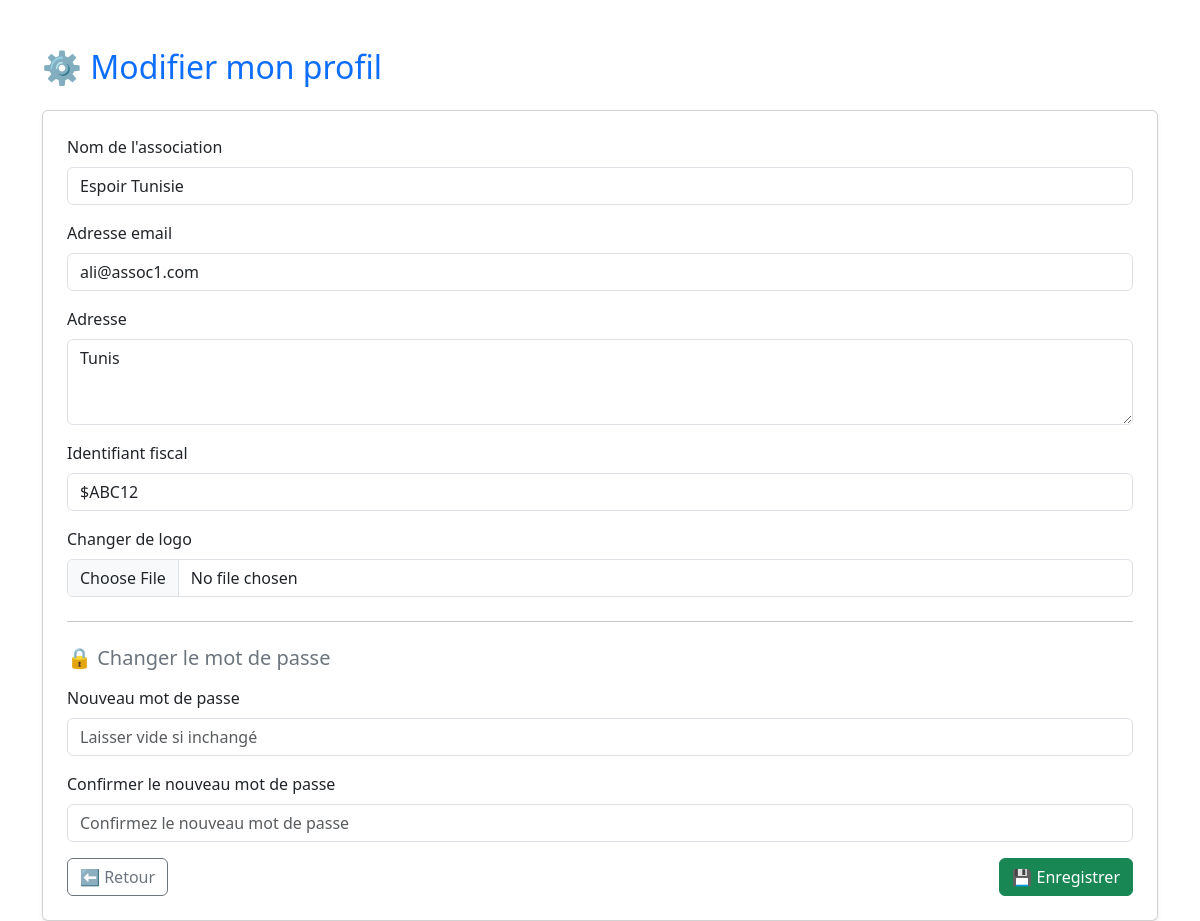
Page /modifier_profil_assoc.php (signed in) on the committed database.
### tables this page shows
CREATE TABLE IF NOT EXISTS `association` (
  `id` int NOT NULL AUTO_INCREMENT,
  `nom` varchar(100) DEFAULT NULL,
  `prenom` varchar(100) DEFAULT NULL,
  `email` varchar(100) DEFAULT NULL,
  `cin` char(8) DEFAULT NULL,
  `nom_association` varchar(100) DEFAULT NULL,
  `adresse_association` text,
  `identifiant_fiscal` varchar(10) DEFAULT NULL,
  `logo` longblob,
  `pseudo` varchar(50) DEFAULT NULL,
  `mot_de_passe` varchar(100) DEFAULT NULL,
  PRIMARY KEY (`id`)
);

### modifier_profil_assoc.php (the view, shortened to what this page needs)
<?php
include 'config.php';
$id = $_SESSION['user_id'];
$stmt = $conn->prepare("SELECT * FROM association WHERE id = ?");
$stmt->bind_param("i", $id);
$stmt->execute();
$data = $stmt->get_result()->fetch_assoc();
?>
<!DOCTYPE html>
<html lang="fr">
<head>
  <link href="https://cdn.jsdelivr.net/npm/bootstrap@5.3.0/dist/css/bootstrap.min.css" rel="stylesheet">
</head>
<body>
<div class="container mt-5">
  <h2 class="text-primary mb-4">⚙️ Modifier mon profil</h2>
  <div class="card shadow-sm p-4">
  <form method="POST" action="traitement_modifier_profil_assoc.php" enctype="multipart/form-data">
  <div class="mb-3">
    <label class="form-label">Nom de l'association</label>
    <input type="text" class="form-control" name="nom_association" value="<?= htmlspecialchars($data['nom_association']) ?>" >
  </div>
  <div class="mb-3">
    <label class="form-label">Adresse email</label>
    <input type="email" class="form-control" name="email" value="<?= htmlspecialchars($data['email']) ?>" >
  </div>
  <div class="mb-3">
    <label class="form-label">Adresse</label>
    <textarea class="form-control" name="adresse_association" rows="3"><?= htmlspecialchars($data['adresse_association']) ?></textarea>
  </div>
  <div class="mb-3">
    <label class="form-label">Identifiant fiscal</label>
    <input type="text" class="form-control" name="identifiant_fiscal" value="<?= htmlspecialchars($data['identifiant_fiscal']) ?>" >
  </div>
  <div class="mb-3">
    <label class="form-label">Changer de logo</label>
    <input type="file" class="form-control" name="logo">
  </div>
  <hr class="my-4">
  <h5 class="text-secondary mb-3">🔒 Changer le mot de passe</h5>
  <div class="mb-3">
    <label class="form-label">Nouveau mot de passe</label>
    <input type="password" class="form-control" name="new_password" placeholder="Laisser vide si inchangé">
  </div>
  <div class="mb-3">
    <label class="form-label">Confirmer le nouveau mot de passe</label>
    <input type="password" class="form-control" name="confirm_password" placeholder="Confirmez le nouveau mot de passe">
  </div>
  <div class="d-flex justify-content-between">
    <a href="association_dashboard.php" class="btn btn-outline-secondary">⬅ Retour</a>
    <button type="button" onclick="submitProfileModification()" class="btn btn-success">💾 Enregistrer</button>
    </div>
</form>
  </div>
</div>
</body>
</html>

### rows in the picture
association: nom_association "Espoir Tunisie", email "ali@assoc1.com", adresse_association "Tunis", identifiant_fiscal "$ABC12"
